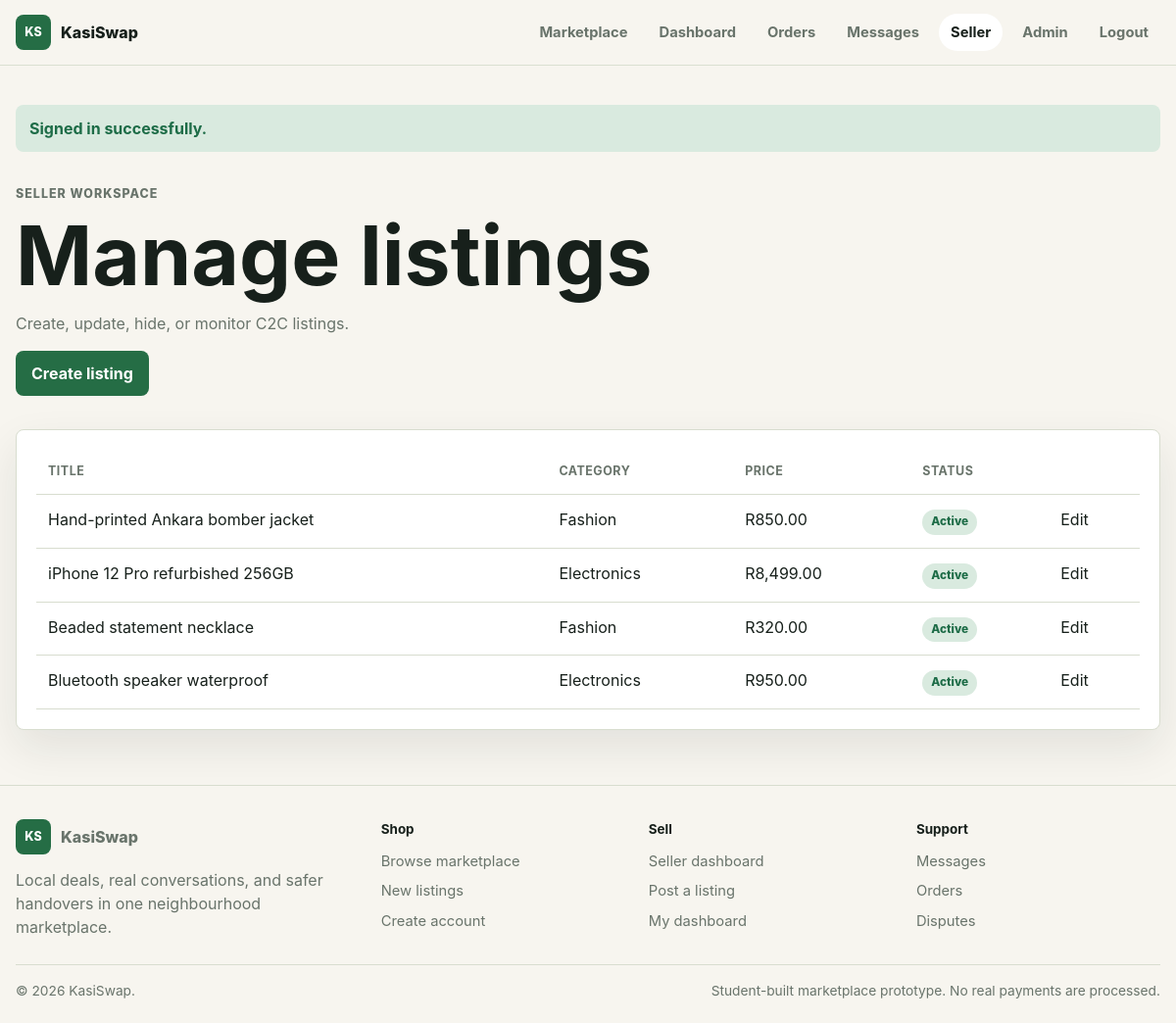
Page /seller-listings.php (signed in) on the committed database.
### tables this page shows
CREATE TABLE listings (
  id INT AUTO_INCREMENT PRIMARY KEY,
  seller_id INT NOT NULL,
  category_id INT NOT NULL,
  title VARCHAR(160) NOT NULL,
  slug VARCHAR(180) NOT NULL UNIQUE,
  description TEXT NOT NULL,
  price DECIMAL(10,2) NOT NULL,
  item_condition ENUM('new', 'like_new', 'good', 'fair') NOT NULL,
  status ENUM('active', 'reserved', 'sold', 'draft', 'hidden') NOT NULL DEFAULT 'active',
  location_township VARCHAR(100) NOT NULL,
  location_city VARCHAR(100) NOT NULL,
  accepts_escrow TINYINT(1) NOT NULL DEFAULT 1,
  accepts_delivery TINYINT(1) NOT NULL DEFAULT 1,
  created_at TIMESTAMP NOT NULL DEFAULT CURRENT_TIMESTAMP,
  CONSTRAINT fk_listings_seller FOREIGN KEY (seller_id) REFERENCES users(id),
  CONSTRAINT fk_listings_category FOREIGN KEY (category_id) REFERENCES categories(id),
  INDEX idx_listings_search (status, category_id, location_township, price)
);

CREATE TABLE categories (
  id INT AUTO_INCREMENT PRIMARY KEY,
  name VARCHAR(100) NOT NULL,
  slug VARCHAR(100) NOT NULL UNIQUE
);

### app/helpers.php (called while the page is built, shortened)
<?php
function e(?string $value): string
{
    return htmlspecialchars($value ?? '', ENT_QUOTES, 'UTF-8');
}
function money(float|string|int $amount): string
{
    return 'R' . number_format((float) $amount, 2);
}
function is_active(string $path): string
{
    $current = basename(parse_url($_SERVER['REQUEST_URI'], PHP_URL_PATH) ?: 'index.php');
    return $current === $path ? 'active' : '';
}
function consume_flash(): array
{
    $messages = $_SESSION['flash'] ?? [];
    return $messages;
}

### app/database.php (called while the page is built, shortened)
<?php
function db(): PDO
{
    static $pdo = null;
    if ($pdo instanceof PDO) {
        return $pdo;
    }
    $config = app_config();
    $dsn = sprintf(
        'mysql:host=%s;port=%s;dbname=%s;charset=utf8mb4',
        $config['db_host'],
        $config['db_port'],
        $config['db_name']
    );
    $pdo = new PDO($dsn, $config['db_user'], $config['db_pass'], [
        PDO::ATTR_ERRMODE => PDO::ERRMODE_EXCEPTION,
        PDO::ATTR_DEFAULT_FETCH_MODE => PDO::FETCH_ASSOC,
        PDO::ATTR_EMULATE_PREPARES => false,
    ]);
    return $pdo;
}

### app/security.php (called while the page is built, shortened)
<?php
function current_user(): ?array
{
    $stmt = db()->prepare('SELECT * FROM users WHERE id = ? AND status = "active" LIMIT 1');
    $stmt->execute([$_SESSION['user_id']]);
    $user = $stmt->fetch();
    return $user;
}
function require_login(): array
{
    $user = current_user();
    return $user;
}
function require_role(array|string $roles): array
{
    $user = require_login();
    $allowed = is_array($roles) ? $roles : [$roles];
    return $user;
}

### public/seller-listings.php (the view, shortened to what this page needs)
<?php
$user = require_role(['seller', 'admin']);
$where = $user['role'] === 'admin' ? '1 = 1' : 'l.seller_id = ?';
$params = $user['role'] === 'admin' ? [] : [(int) $user['id']];
$stmt = db()->prepare(
    "SELECT l.*, c.name AS category_name
     FROM listings l
     JOIN categories c ON c.id = l.category_id
     WHERE $where
     ORDER BY l.created_at DESC"
);
$stmt->execute($params);
render_header('Seller listings');
?>
<section class="page-heading">
    <p class="eyebrow">Seller workspace</p>
    <h1>Manage listings</h1>
    <p>Create, update, hide, or monitor C2C listings.</p>
    <a class="button primary" href="/seller-listing-form.php">Create listing</a>
</section>
<section class="panel">
    <div class="table-wrap">
        <table>
            <thead><tr><th>Title</th><th>Category</th><th>Price</th><th>Status</th><th></th></tr></thead>
            <tbody>
                <?php foreach ($stmt->fetchAll() as $listing): ?>
                    <tr>
                        <td><?= e($listing['title']) ?></td>
                        <td><?= e($listing['category_name']) ?></td>
                        <td><?= money($listing['price']) ?></td>
                        <td><?= status_badge($listing['status']) ?></td>
                        <td><a href="/seller-listing-form.php?id=<?= (int) $listing['id'] ?>">Edit</a></td>
                    </tr>
                <?php endforeach; ?>
            </tbody>
        </table>
    </div>
</section>
<?php render_footer(); ?>

### app/layout.php (shortened to what this page needs)
<?php
function render_header(string $title = APP_NAME): void
{
    $user = current_user();
    ?>
    <!doctype html>
    <html lang="en">
    <head>
        <link rel="stylesheet" href="/assets/css/styles.css">
    </head>
    <body>
        <header class="site-header">
            <a class="brand" href="/index.php">
                <span class="brand-mark">KS</span>
                <span>KasiSwap</span>
            </a>
            <nav class="site-nav" data-nav>
                <a class="<?= is_active('marketplace.php') ?>" href="/marketplace.php">Marketplace</a>
                <?php if ($user): ?>
                    <a class="<?= is_active('dashboard.php') ?>" href="/dashboard.php">Dashboard</a>
                    <a class="<?= is_active('orders.php') ?>" href="/orders.php">Orders</a>
                    <a class="<?= is_active('messages.php') ?>" href="/messages.php">Messages</a>
                    <?php if ($user['role'] === 'seller' || $user['role'] === 'admin'): ?>
                        <a class="<?= is_active('seller-listings.php') ?>" href="/seller-listings.php">Seller</a>
                    <?php endif; ?>
                    <?php if ($user['role'] === 'admin'): ?>
                        <a href="/admin/index.php">Admin</a>
                    <?php endif; ?>
                    <a href="/logout.php">Logout</a>
                <?php else: ?>
                    <a class="<?= is_active('auth.php') ?>" href="/auth.php">Sign in</a>
                <?php endif; ?>
            </nav>
        </header>
        <main>
            <?php foreach (consume_flash() as $message): ?>
                <div class="flash <?= e($message['type']) ?>"><?= e($message['message']) ?></div>
            <?php endforeach; ?>
    <?php
}
function render_footer(): void
{
    ?>
        </main>
        <footer class="site-footer">
            <div class="footer-grid">
                <section>
                    <a class="brand footer-brand" href="/index.php">
                        <span class="brand-mark">KS</span>
                        <span>KasiSwap</span>
                    </a>
                    <p>Local deals, real conversations, and safer handovers in one neighbourhood marketplace.</p>
                </section>
                <section>
                    <h2>Shop</h2>
                    <a href="/marketplace.php">Browse marketplace</a>
                    <a href="/marketplace.php?sort=newest">New listings</a>
                    <a href="/auth.php">Create account</a>
                </section>
                <section>
                    <h2>Sell</h2>
                    <a href="/seller-listings.php">Seller dashboard</a>
                    <a href="/seller-listing-form.php">Post a listing</a>
                    <a href="/dashboard.php">My dashboard</a>
                </section>
                <section>
                    <h2>Support</h2>
                    <a href="/messages.php">Messages</a>
                    <a href="/orders.php">Orders</a>
                    <a href="/disputes.php">Disputes</a>
                </section>
            </div>
            <div class="footer-bottom">
                <span>&copy; <?= date('Y') ?> KasiSwap.</span>
                <span>Student-built marketplace prototype. No real payments are processed.</span>
            </div>
        </footer>
    </body>
    </html>
    <?php
}
function status_badge(string $value): string
{
    $class = match ($value) {
        'active', 'released', 'confirmed', 'approved', 'id_verified', 'premium' => 'success',
        'pending_payment', 'pending', 'under_review', 'in_escrow', 'shipped', 'delivered', 'phone' => 'warning',
        'disputed', 'refunded', 'rejected', 'hidden', 'suspended' => 'danger',
        default => 'muted',
    };
    return '<span class="badge ' . $class . '">' . e(str_replace('_', ' ', $value)) . '</span>';
}

### public/assets/css/styles.css (style rules this page uses)
:root { --bg: #f7f5ef; --surface: #ffffff; --surface-2: #f0efe7; --text: #17201b; --muted: #69746b; --line: #d8ddcf; --primary: #256d45; --primary-dark: #184a31; --primary-soft: #dfead6; --warning: #9b6b17; --warning-soft: #fff2cc; --danger: #a13d3a; --danger-soft: #f8d9d8; --success: #1d6c47; --success-soft: #d9eadf; --shadow: 0 18px 45px rgba(26, 38, 31, 0.09); color-scheme: light; }
* { box-sizing: border-box; }
body { margin: 0; background: var(--bg); color: var(--text); font-family: Inter, ui-sans-serif, system-ui, -apple-system, BlinkMacSystemFont, "Segoe UI", sans-serif; line-height: 1.5; }
a { color: inherit; text-decoration: none; }
main { width: min(1180px, calc(100% - 32px)); margin: 0 auto; padding: 28px 0 56px; }
table { width: 100%; border-collapse: collapse; }
th, td { border-bottom: 1px solid var(--line); padding: 13px 12px; text-align: left; vertical-align: top; }
th { color: var(--muted); font-size: 0.78rem; letter-spacing: 0.04em; text-transform: uppercase; }
td span { color: var(--muted); font-size: 0.85rem; }
.site-header { position: sticky; top: 0; z-index: 20; display: flex; align-items: center; justify-content: space-between; gap: 18px; border-bottom: 1px solid rgba(216, 221, 207, 0.9); background: rgba(247, 245, 239, 0.92); padding: 14px max(16px, calc((100vw - 1180px) / 2)); backdrop-filter: blur(12px); }
.brand { display: inline-flex; align-items: center; gap: 10px; font-weight: 800; }
.brand-mark { display: inline-flex; width: 36px; height: 36px; align-items: center; justify-content: center; border-radius: 8px; background: var(--primary); color: #fff; font-size: 0.78rem; }
.site-nav { display: flex; align-items: center; gap: 8px; }
.site-nav a { border-radius: 999px; color: var(--muted); font-size: 0.92rem; font-weight: 650; padding: 8px 12px; }
.site-nav a:hover, .site-nav a.active { background: var(--surface); color: var(--text); }
.site-footer { border-top: 1px solid var(--line); color: var(--muted); padding: 34px max(16px, calc((100vw - 1180px) / 2)) 22px; }
.footer-grid { display: grid; grid-template-columns: 1.4fr repeat(3, minmax(140px, 1fr)); gap: 24px; }
.footer-grid section { display: grid; align-content: start; gap: 8px; }
.footer-brand { justify-self: start; margin-bottom: 6px; }
.footer-grid h2 { margin: 0 0 4px; color: var(--text); font-size: 0.84rem; }
.footer-grid p { max-width: 360px; margin: 0; }
.footer-grid a:not(.brand) { color: var(--muted); font-size: 0.92rem; }
.footer-bottom { display: flex; flex-wrap: wrap; gap: 10px 18px; justify-content: space-between; border-top: 1px solid var(--line); margin-top: 26px; padding-top: 16px; font-size: 0.86rem; }
.hero h1, .page-heading h1, .detail-panel h1 { margin: 0; max-width: 780px; font-size: clamp(2.4rem, 7vw, 5.8rem); line-height: 0.98; letter-spacing: 0; }
.hero-lead, .page-heading p, .detail-panel p { color: var(--muted); max-width: 640px; }
.eyebrow { margin: 0 0 12px; color: var(--primary); font-size: 0.78rem; font-weight: 800; letter-spacing: 0.08em; text-transform: uppercase; }
.button { display: inline-flex; min-height: 42px; align-items: center; justify-content: center; border: 1px solid transparent; border-radius: 8px; cursor: pointer; font-weight: 750; padding: 10px 15px; }
.button.primary { background: var(--primary); color: #fff; }
.stats-grid article, .panel, .listing-card, .trust-band, .filter-bar { border: 1px solid var(--line); border-radius: 8px; background: var(--surface); box-shadow: var(--shadow); }
.section, .page-heading { margin: 34px 0; }
.badge { display: inline-flex; align-items: center; border-radius: 999px; font-size: 0.74rem; font-weight: 800; line-height: 1; padding: 7px 9px; text-transform: capitalize; }
.badge.success { background: var(--success-soft); color: var(--success); }
.panel { padding: 20px; }
.table-wrap { overflow-x: auto; }
.flash { border-radius: 8px; margin: 12px 0; padding: 12px 14px; font-weight: 700; }
.flash.success { background: var(--success-soft); color: var(--success); }

### rows in the picture
listings: title "Hand-printed Ankara bomber jacket", category.name "Fashion", price "R850.00", status "Active"
listings: title "iPhone 12 Pro refurbished 256GB", category.name "Electronics", price "R8,499.00", status "Active"
listings: title "Beaded statement necklace", category.name "Fashion", price "R320.00", status "Active"
listings: title "Bluetooth speaker waterproof", category.name "Electronics", price "R950.00", status "Active"

### other values in the picture
$message['message'] "Signed in successfully."
